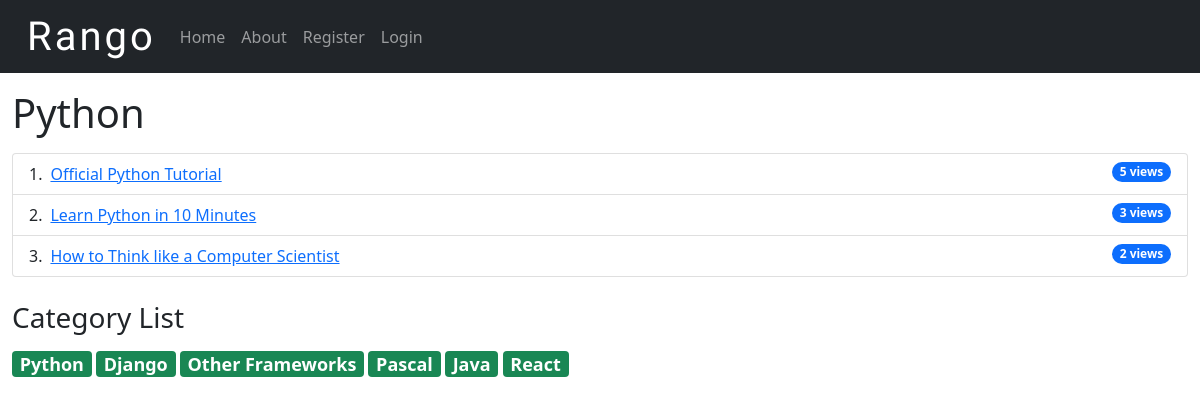
/rango/category/python/, run on an earlier commit of the app's database.
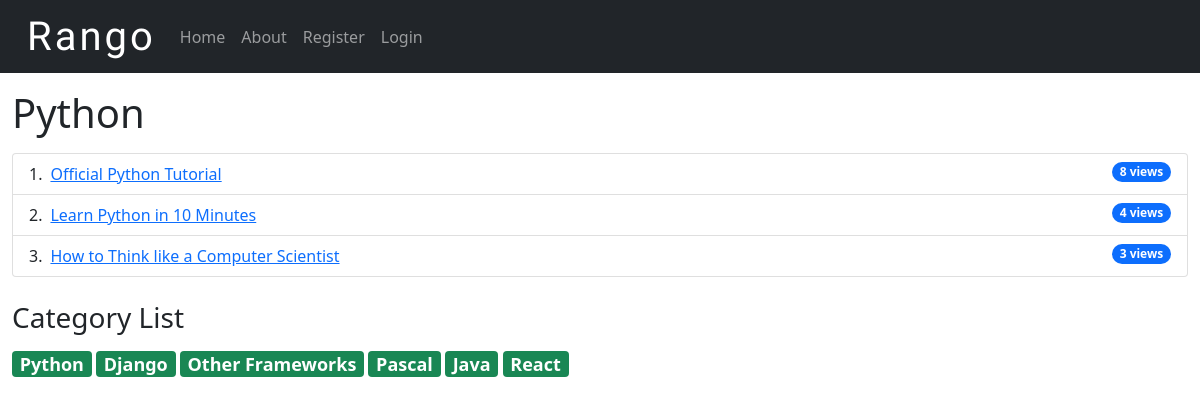
And on a later commit of the database.
### rango/models.py (models this page shows, shortened)
class Page(models.Model):
    category = models.ForeignKey(Category, on_delete=models.CASCADE)
    title = models.CharField(max_length=128)
    url = models.URLField()
    views = models.IntegerField(default=0)

### rango/views.py (the view)
def show_category(request, category_name_slug):
    context_dict = {}
    try:
        category = Category.objects.get(slug=category_name_slug)
        pages = Page.objects.filter(category=category).order_by('-views')
        context_dict['pages'] = pages
        context_dict['category'] = category
    except Category.DoesNotExist:
        context_dict['pages'] = None
        context_dict['category'] = None
    return render(request, 'rango/category.html', context_dict)

### rango/templatetags/rango_template_tags.py (called while the page is built)
@register.inclusion_tag('rango/cats.html')
def get_category_list(cat=None):
    return {"cats": Category.objects.all(),
            "act_cat": cat}

### templates/rango/category.html (shortened to what this page needs)
{% extends 'rango/base.html' %}
{% load static %}
{% load rango_template_tags %}
{% block body_block %}
<div class="container-fluid mt-3">
{% if category %}
<div style="display: flex; justify-content: space-between;">
<h1>{{ category.name }}</h1>
</div>
{% if pages %}
<ol class="list-group list-group-numbered mt-2">
  {% for page in pages %}
  <li class="list-group-item d-flex justify-content-between align-items-start">
    <a href="{% url 'rango:goto' %}?page_id={{page.id}}" class="ms-2 me-auto">{{page.title}}</a>
    {% if page.views > 1 %}
    <span class="badge bg-primary rounded-pill">{{page.views}} views</span>
    {% elif page.views == 1 %}
    <span class="badge bg-primary rounded-pill">{{page.views}} view</span>
    {% endif %}
  </li>
  {% endfor %}
</ol>
{% else %}
<strong> No pages currently in category. </strong>
{% endif %}
{% else %}
<strong> Specified category does not exist. </strong>
{% endif %}
<div>
  {% block sidebar_block %} {% get_category_list category %} {% endblock %}
</div>
</div>
{% endblock %}

What changed in the data, as far as the page shows it:
changed Page "Official Python Tutorial": views "5" → "8"
changed Page "Learn Python in 10 Minutes": views "3" → "4"
changed Page "How to Think like a Computer Scientist": views "2" → "3"
